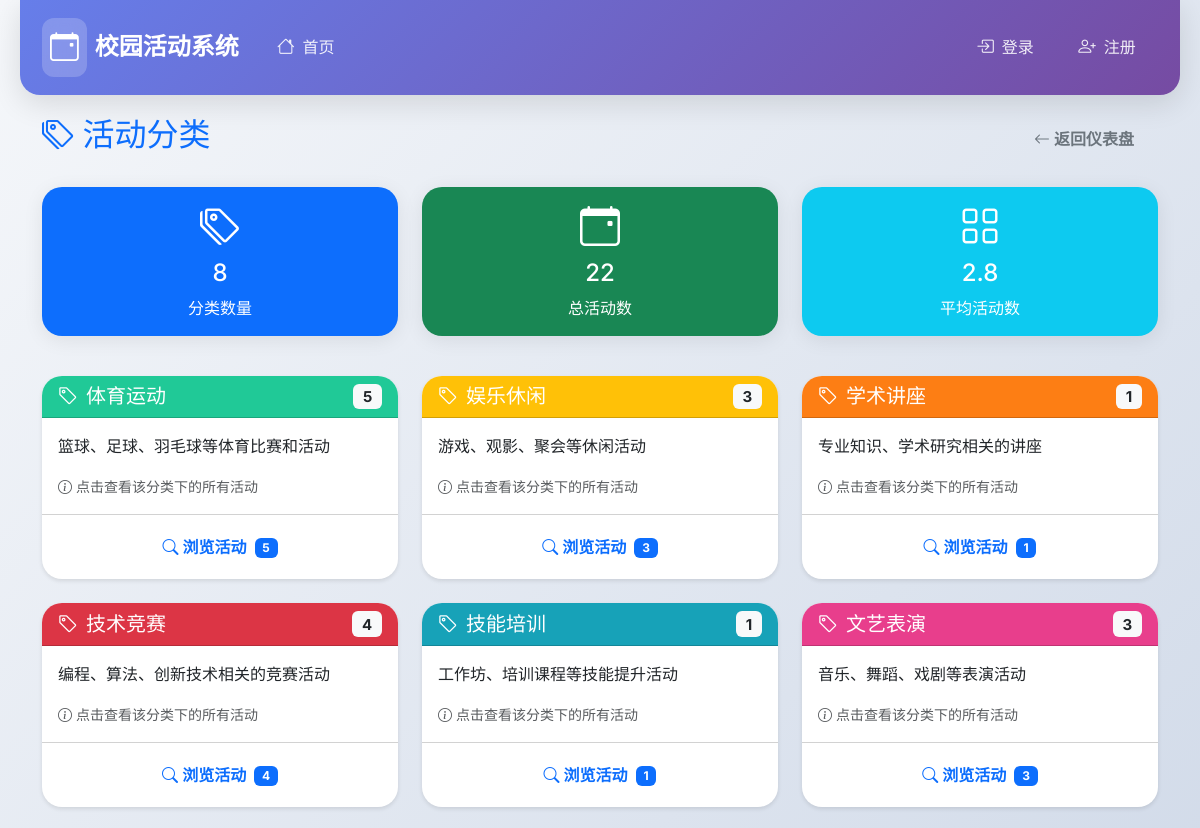
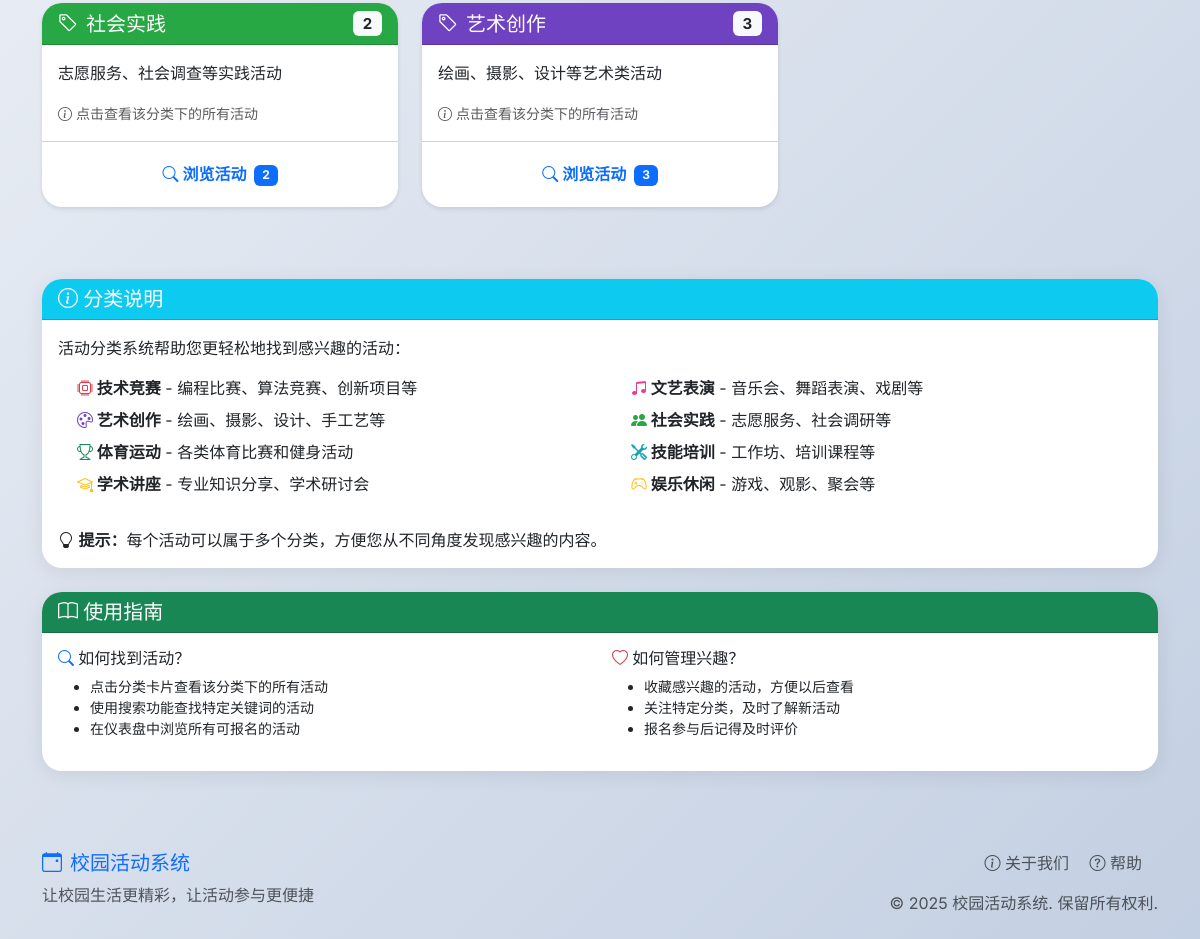
The page /categories on the database its author committed (2 pictures, top to bottom).
### tables this page shows
CREATE TABLE event_categories (
            id INTEGER PRIMARY KEY AUTOINCREMENT,
            name TEXT UNIQUE NOT NULL,
            description TEXT,
            color TEXT DEFAULT '#007bff',
            created_at TIMESTAMP DEFAULT CURRENT_TIMESTAMP
        );

### app.py (the view)
@app.route('/categories')
def categories():
    conn = get_db_connection()
    if not conn:
        flash('数据库连接失败，请检查系统配置。', 'error')
        return render_template('categories.html', categories=[])
    try:
        categories = conn.execute('''
            SELECT ec.*, COUNT(ecr.event_id) as event_count
            FROM event_categories ec
            LEFT JOIN event_category_relations ecr ON ec.id = ecr.category_id
            LEFT JOIN events e ON ecr.event_id = e.id AND (e.status = 'upcoming' OR e.status = 'ongoing')
            GROUP BY ec.id
            ORDER BY ec.name
        ''').fetchall()
        conn.close()
        return render_template('categories.html', categories=categories)
    except Exception as e:
        conn.close()
        print(f"加载分类错误: {e}")  # 调试信息
        flash(f'加载分类失败：{str(e)}', 'error')
        return render_template('categories.html', categories=[])

### templates/categories.html (shortened to what this page needs)
{% extends "base.html" %}
{% block content %}
<div class="d-flex justify-content-between align-items-center mb-4">
    <h2 class="text-primary">
        <i class="bi bi-tags"></i> 活动分类
    </h2>
    <div>
        <a href="{{ url_for('dashboard') }}" class="btn btn-outline-secondary">
            <i class="bi bi-arrow-left"></i> 返回仪表盘
        </a>
    </div>
</div>
<div class="row mb-4">
    <div class="col-md-4 mb-3">
        <div class="card bg-primary text-white">
            <div class="card-body text-center py-3">
                <i class="bi bi-tags display-6"></i>
                <h4 class="mt-2">{{ categories|length }}</h4>
                <p class="mb-0">分类数量</p>
            </div>
        </div>
    </div>
    <div class="col-md-4 mb-3">
        <div class="card bg-success text-white">
            <div class="card-body text-center py-3">
                <i class="bi bi-calendar-event display-6"></i>
                <h4 class="mt-2">
                    {% set total_events = namespace(value=0) %}
                    {% for category in categories %}
                        {% set total_events.value = total_events.value + (category.event_count or 0) %}
                    {% endfor %}
                    {{ total_events.value }}
                </h4>
                <p class="mb-0">总活动数</p>
            </div>
        </div>
    </div>
    <div class="col-md-4 mb-3">
        <div class="card bg-info text-white">
            <div class="card-body text-center py-3">
                <i class="bi bi-grid display-6"></i>
                <h4 class="mt-2">
                    {% if categories|length > 0 %}
                        {{ "%.1f"|format(total_events.value / categories|length) }}
                    {% else %}
                        0
                    {% endif %}
                </h4>
                <p class="mb-0">平均活动数</p>
            </div>
        </div>
    </div>
</div>
<div class="row">
    {% for category in categories %}
    <div class="col-lg-4 col-md-6 mb-4">
        <div class="card h-100 category-card">
            <div class="card-header text-white category-header" data-color="{{ category.color }}">
                <h5 class="card-title mb-0 d-flex align-items-center">
                    <i class="bi bi-tag me-2"></i>
                    <span class="flex-grow-1">{{ category.name }}</span>
                    <span class="badge bg-light text-dark">{{ category.event_count or 0 }}</span>
                </h5>
            </div>
            <div class="card-body">
                <p class="card-text">{{ category.description or '该分类暂无详细描述' }}</p>
                <div class="mt-3">
                    <small class="text-muted">
                        <i class="bi bi-info-circle"></i> 点击查看该分类下的所有活动
                    </small>
                </div>
            </div>
            <div class="card-footer bg-transparent">
                <a href="{{ url_for('events_by_category', category_id=category.id) }}"
                   class="btn btn-outline-primary w-100">
                    <i class="bi bi-search"></i> 浏览活动
                    {% if category.event_count and category.event_count > 0 %}
                    <span class="badge bg-primary ms-1">{{ category.event_count }}</span>
                    {% endif %}
                </a>
            </div>
        </div>
    </div>
    {% endfor %}
</div>
<div class="card mt-5">
    <div class="card-header bg-info text-white">
        <h5 class="card-title mb-0">
            <i class="bi bi-info-circle"></i> 分类说明
        </h5>
    </div>
    <div class="card-body">
        <p class="mb-3">活动分类系统帮助您更轻松地找到感兴趣的活动：</p>
        <div class="row">
            <div class="col-md-6">
                <ul class="list-unstyled">
                    <li class="mb-2">
                        <strong><i class="bi bi-cpu text-danger"></i> 技术竞赛</strong>
                        - 编程比赛、算法竞赛、创新项目等
                    </li>
                    <li class="mb-2">
                        <strong><i class="bi bi-palette text-purple"></i> 艺术创作</strong>
                        - 绘画、摄影、设计、手工艺等
                    </li>
                    <li class="mb-2">
                        <strong><i class="bi bi-trophy text-success"></i> 体育运动</strong>
                        - 各类体育比赛和健身活动
                    </li>
                    <li class="mb-2">
                        <strong><i class="bi bi-mortarboard text-warning"></i> 学术讲座</strong>
                        - 专业知识分享、学术研讨会
                    </li>
                </ul>
            </div>
            <div class="col-md-6">
                <ul class="list-unstyled">
                    <li class="mb-2">
                        <strong><i class="bi bi-music-note-beamed text-pink"></i> 文艺表演</strong>
                        - 音乐会、舞蹈表演、戏剧等
                    </li>
                    <li class="mb-2">
                        <strong><i class="bi bi-people-fill text-green"></i> 社会实践</strong>
                        - 志愿服务、社会调研等
                    </li>
                    <li class="mb-2">
                        <strong><i class="bi bi-tools text-cyan"></i> 技能培训</strong>
                        - 工作坊、培训课程等
                    </li>
                    <li class="mb-2">
                        <strong><i class="bi bi-controller text-yellow"></i> 娱乐休闲</strong>
                        - 游戏、观影、聚会等
                    </li>
                </ul>
            </div>
        </div>
        <p class="mb-0 mt-3">
            <i class="bi bi-lightbulb"></i>
            <strong>提示：</strong>每个活动可以属于多个分类，方便您从不同角度发现感兴趣的内容。
        </p>
    </div>
</div>
<div class="card mt-4">
    <div class="card-header bg-success text-white">
        <h5 class="card-title mb-0">
            <i class="bi bi-book"></i> 使用指南
        </h5>
    </div>
    <div class="card-body">
        <div class="row">
            <div class="col-md-6">
                <h6><i class="bi bi-search text-primary"></i> 如何找到活动？</h6>
                <ul class="small">
                    <li>点击分类卡片查看该分类下的所有活动</li>
                    <li>使用搜索功能查找特定关键词的活动</li>
                    <li>在仪表盘中浏览所有可报名的活动</li>
                </ul>
            </div>
            <div class="col-md-6">
                <h6><i class="bi bi-heart text-danger"></i> 如何管理兴趣？</h6>
                <ul class="small">
                    <li>收藏感兴趣的活动，方便以后查看</li>
                    <li>关注特定分类，及时了解新活动</li>
                    <li>报名参与后记得及时评价</li>
                </ul>
            </div>
        </div>
    </div>
</div>
{% endblock %}

### templates/base.html (shortened to what this page needs)
<!DOCTYPE html>
<html lang="zh-CN" data-bs-theme="light">
<head>
    <link href="https://cdn.jsdelivr.net/npm/bootstrap@5.3.0/dist/css/bootstrap.min.css" rel="stylesheet">
    <link rel="stylesheet" href="https://cdn.jsdelivr.net/npm/bootstrap-icons@1.10.0/font/bootstrap-icons.css">
</head>
<body>
    <nav class="navbar navbar-expand-lg navbar-dark">
        <div class="container">
            <a class="navbar-brand" href="{{ url_for('index') }}">
                <i class="bi bi-calendar-event"></i>
                <span>校园活动系统</span>
            </a>
            <div class="collapse navbar-collapse" id="navbarNav">
                <ul class="navbar-nav me-auto">
                    {% if session.user_id %}
                        <li class="nav-item">
                            <a class="nav-link {% if request.endpoint == 'dashboard' %}active{% endif %}"
                               href="{{ url_for('dashboard') }}">
                                <i class="bi bi-speedometer2"></i>
                                <span>仪表盘</span>
                            </a>
                        </li>
                        {% if session.role == 'club' %}
                            <li class="nav-item">
                                <a class="nav-link {% if request.endpoint == 'create_event' %}active{% endif %}"
                                   href="{{ url_for('create_event') }}">
                                    <i class="bi bi-plus-circle"></i>
                                    <span>发布活动</span>
                                </a>
                            </li>
                        {% else %}
                            <li class="nav-item">
                                <a class="nav-link {% if request.endpoint == 'search_events' %}active{% endif %}"
                                   href="{{ url_for('search_events') }}">
                                    <i class="bi bi-search"></i>
                                    <span>搜索活动</span>
                                </a>
                            </li>
                            <li class="nav-item">
                                <a class="nav-link {% if request.endpoint == 'categories' %}active{% endif %}"
                                   href="{{ url_for('categories') }}">
                                    <i class="bi bi-tags"></i>
                                    <span>活动分类</span>
                                </a>
                            </li>
                            <li class="nav-item">
                                <a class="nav-link {% if request.endpoint == 'favorites' %}active{% endif %}"
                                   href="{{ url_for('favorites') }}">
                                    <i class="bi bi-heart"></i>
                                    <span>我的收藏</span>
                                </a>
                            </li>
                        {% endif %}
                    {% else %}
                        <li class="nav-item">
                            <a class="nav-link" href="{{ url_for('index') }}">
                                <i class="bi bi-house"></i>
                                <span>首页</span>
                            </a>
                        </li>
                    {% endif %}
                </ul>
                <ul class="navbar-nav">
                    {% if session.user_id %}
                        <li class="nav-item dropdown">
                            <a class="nav-link dropdown-toggle d-flex align-items-center"
                               href="#" id="navbarDropdown" role="button" data-bs-toggle="dropdown">
                                <i class="bi bi-person-circle me-2"></i>
                                <div class="d-flex flex-column">
                                    <span class="fw-semibold">{{ session.username }}</span>
                                    <small class="user-badge">
                                        {{ '社团账户' if session.role == 'club' else '学生账户' }}
                                    </small>
                                </div>
                            </a>
                            <ul class="dropdown-menu dropdown-menu-end">
                                <li>
                                    <a class="dropdown-item" href="{{ url_for('profile') }}">
                                        <i class="bi bi-person me-2"></i>个人资料
                                    </a>
                                </li>
                                <li>
                                    <a class="dropdown-item" href="{{ url_for('change_password') }}">
                                        <i class="bi bi-key me-2"></i>修改密码
                                    </a>
                                </li>
                                <li><hr class="dropdown-divider"></li>
                                <li>
                                    <a class="dropdown-item text-danger" href="{{ url_for('logout') }}">
                                        <i class="bi bi-box-arrow-right me-2"></i>退出登录
                                    </a>
                                </li>
                            </ul>
                        </li>
                    {% else %}
                        <li class="nav-item">
                            <a class="nav-link" href="{{ url_for('login') }}">
                                <i class="bi bi-box-arrow-in-right"></i>
                                <span>登录</span>
                            </a>
                        </li>
                        <li class="nav-item">
                            <a class="nav-link" href="{{ url_for('register') }}">
                                <i class="bi bi-person-plus"></i>
                                <span>注册</span>
                            </a>
                        </li>
                    {% endif %}
                </ul>
            </div>
        </div>
    </nav>
    <div class="container main-content">
        {% block content %}{% endblock %}
    </div>
    <footer class="mt-5">
        <div class="container py-4">
            <div class="row align-items-center">
                <div class="col-md-6">
                    <h5 class="mb-2 text-primary">
                        <i class="bi bi-calendar-event me-2"></i>校园活动系统
                    </h5>
                    <p class="text-muted mb-0">让校园生活更精彩，让活动参与更便捷</p>
                </div>
                <div class="col-md-6 text-md-end">
                    <div class="mt-2">
                        <a href="{{ url_for('about') }}" class="text-muted text-decoration-none me-3">
                            <i class="bi bi-info-circle"></i> 关于我们
                        </a>
                        <a href="{{ url_for('help_page') }}" class="text-muted text-decoration-none me-3">
                            <i class="bi bi-question-circle"></i> 帮助
                        </a>
                    </div>
                    <p class="text-muted mt-3 mb-0">&copy; 2025 校园活动系统. 保留所有权利.</p>
                </div>
            </div>
        </div>
    </footer>
</body>
</html>

### rows shown on the page
event_categories: name "体育运动", event_count "5", description "篮球、足球、羽毛球等体育比赛和活动"
event_categories: name "娱乐休闲", event_count "3", description "游戏、观影、聚会等休闲活动"
event_categories: name "学术讲座", event_count "1", description "专业知识、学术研究相关的讲座"
event_categories: name "技术竞赛", event_count "4", description "编程、算法、创新技术相关的竞赛活动"
event_categories: name "技能培训", event_count "1", description "工作坊、培训课程等技能提升活动"
event_categories: name "文艺表演", event_count "3", description "音乐、舞蹈、戏剧等表演活动"
event_categories: name "社会实践", event_count "2", description "志愿服务、社会调查等实践活动"
event_categories: name "艺术创作", event_count "3", description "绘画、摄影、设计等艺术类活动"

### other values the page prints
{{ categories|length }} "8"
{{ total_events.value }} "22"
{{ "%.1f"|format(total_events.value / categories|length) }} "2.8"
